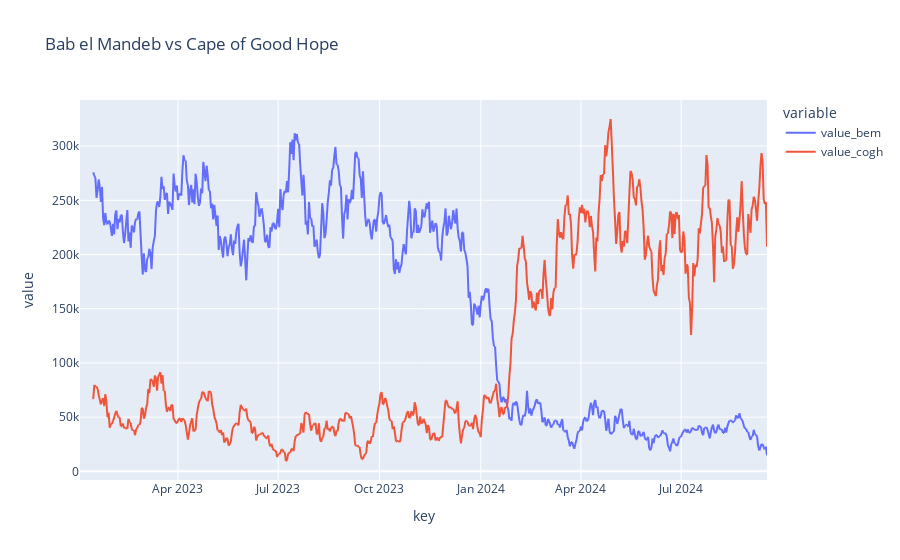

Write notebook code for a chart like this one.
### Code cell
plotting_data(df5,df6,moving_average=14)

### Figure 1 — Plotly figure (JSON) as saved in the notebook; plotly's stock layout.template omitted (floating-point values rounded to 4 significant figures; data arrays with more than 128 entries replaced by an {"elided": "..."} marker saying what was removed)
{"data": [{"hovertemplate": "variable=value_bem<br>key=%{x}<br>value=%{y}<extra></extra>", "legendgroup": "value_bem", "line": {"color": "#636efa", "dash": "solid"}, "marker": {"symbol": "circle"}, "mode": "lines", "name": "value_bem", "showlegend": true, "type": "scattergl", "x": {"elided": "625 str values"}, "xaxis": "x", "y": {"elided": "625 float values"}, "yaxis": "y"}, {"hovertemplate": "variable=value_cogh<br>key=%{x}<br>value=%{y}<extra></extra>", "legendgroup": "value_cogh", "line": {"color": "#EF553B", "dash": "solid"}, "marker": {"symbol": "circle"}, "mode": "lines", "name": "value_cogh", "showlegend": true, "type": "scattergl", "x": {"elided": "625 str values"}, "xaxis": "x", "y": {"elided": "625 float values"}, "yaxis": "y"}], "layout": {"legend": {"title": {"text": "variable"}, "tracegroupgap": 0}, "title": {"text": "Bab el Mandeb vs Cape of Good Hope"}, "xaxis": {"anchor": "y", "domain": [0, 1], "title": {"text": "key"}}, "yaxis": {"anchor": "x", "domain": [0, 1], "title": {"text": "value"}}}}
